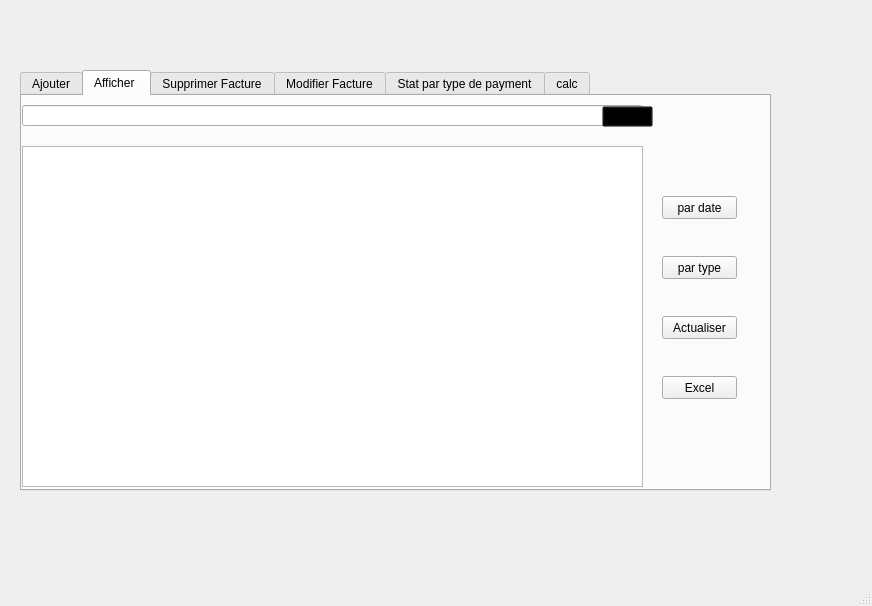
<?xml version="1.0" encoding="UTF-8"?>
<ui version="4.0">
 <class>MainWindow</class>
 <widget class="QMainWindow" name="MainWindow">
  <property name="geometry">
   <rect>
    <x>0</x>
    <y>0</y>
    <width>872</width>
    <height>606</height>
   </rect>
  </property>
  <property name="windowTitle">
   <string>MainWindow</string>
  </property>
  <widget class="QWidget" name="centralwidget">
   <widget class="QTabWidget" name="tabWidget">
    <property name="geometry">
     <rect>
      <x>20</x>
      <y>70</y>
      <width>751</width>
      <height>421</height>
     </rect>
    </property>
    <property name="currentIndex">
     <number>1</number>
    </property>
    <widget class="QWidget" name="tab">
     <attribute name="title">
      <string>Ajouter</string>
     </attribute>
     <widget class="QGroupBox" name="groupBox">
      <property name="geometry">
       <rect>
        <x>0</x>
        <y>0</y>
        <width>731</width>
        <height>391</height>
       </rect>
      </property>
      <property name="title">
       <string/>
      </property>
      <widget class="QLabel" name="label">
       <property name="geometry">
        <rect>
         <x>30</x>
         <y>40</y>
         <width>71</width>
         <height>16</height>
        </rect>
       </property>
       <property name="text">
        <string>Reféreance</string>
       </property>
      </widget>
      <widget class="QLineEdit" name="line_ref">
       <property name="geometry">
        <rect>
         <x>110</x>
         <y>40</y>
         <width>113</width>
         <height>20</height>
        </rect>
       </property>
      </widget>
      <widget class="QLabel" name="label_2">
       <property name="geometry">
        <rect>
         <x>30</x>
         <y>80</y>
         <width>61</width>
         <height>16</height>
        </rect>
       </property>
       <property name="text">
        <string>Type</string>
       </property>
      </widget>
      <widget class="QLineEdit" name="line_id">
       <property name="geometry">
        <rect>
         <x>140</x>
         <y>80</y>
         <width>41</width>
         <height>20</height>
        </rect>
       </property>
      </widget>
      <widget class="QLabel" name="label_3">
       <property name="geometry">
        <rect>
         <x>30</x>
         <y>120</y>
         <width>61</width>
         <height>16</height>
        </rect>
       </property>
       <property name="text">
        <string>Date</string>
       </property>
      </widget>
      <widget class="QLabel" name="label_4">
       <property name="geometry">
        <rect>
         <x>30</x>
         <y>160</y>
         <width>61</width>
         <height>16</height>
        </rect>
       </property>
       <property name="text">
        <string>Montant</string>
       </property>
      </widget>
      <widget class="QLineEdit" name="line_mont">
       <property name="geometry">
        <rect>
         <x>110</x>
         <y>160</y>
         <width>113</width>
         <height>20</height>
        </rect>
       </property>
      </widget>
      <widget class="QPushButton" name="ajout_button">
       <property name="geometry">
        <rect>
         <x>150</x>
         <y>240</y>
         <width>75</width>
         <height>23</height>
        </rect>
       </property>
       <property name="text">
        <string>Ajouter</string>
       </property>
      </widget>
      <widget class="QDateEdit" name="line_date2">
       <property name="geometry">
        <rect>
         <x>110</x>
         <y>120</y>
         <width>111</width>
         <height>22</height>
        </rect>
       </property>
      </widget>
      <widget class="QLineEdit" name="line_rem">
       <property name="geometry">
        <rect>
         <x>110</x>
         <y>200</y>
         <width>113</width>
         <height>20</height>
        </rect>
       </property>
       <property name="text">
        <string/>
       </property>
      </widget>
      <widget class="QLabel" name="label_10">
       <property name="geometry">
        <rect>
         <x>30</x>
         <y>200</y>
         <width>61</width>
         <height>16</height>
        </rect>
       </property>
       <property name="text">
        <string>Remise</string>
       </property>
      </widget>
      <widget class="QTableView" name="tableView222_2">
       <property name="geometry">
        <rect>
         <x>250</x>
         <y>0</y>
         <width>481</width>
         <height>391</height>
        </rect>
       </property>
      </widget>
      <widget class="QComboBox" name="type_comboBox">
       <property name="geometry">
        <rect>
         <x>110</x>
         <y>80</y>
         <width>111</width>
         <height>22</height>
        </rect>
       </property>
      </widget>
     </widget>
    </widget>
    <widget class="QWidget" name="tab_2">
     <attribute name="title">
      <string>Afficher </string>
     </attribute>
     <widget class="QTableView" name="table_facteur">
      <property name="geometry">
       <rect>
        <x>0</x>
        <y>50</y>
        <width>621</width>
        <height>341</height>
       </rect>
      </property>
     </widget>
     <widget class="QPushButton" name="pardate">
      <property name="geometry">
       <rect>
        <x>640</x>
        <y>100</y>
        <width>75</width>
        <height>23</height>
       </rect>
      </property>
      <property name="text">
       <string>par date</string>
      </property>
     </widget>
     <widget class="QPushButton" name="partype">
      <property name="geometry">
       <rect>
        <x>640</x>
        <y>160</y>
        <width>75</width>
        <height>23</height>
       </rect>
      </property>
      <property name="text">
       <string>par type</string>
      </property>
     </widget>
     <widget class="QPushButton" name="actualiser">
      <property name="geometry">
       <rect>
        <x>640</x>
        <y>220</y>
        <width>75</width>
        <height>23</height>
       </rect>
      </property>
      <property name="text">
       <string>Actualiser</string>
      </property>
     </widget>
     <widget class="QLineEdit" name="rech">
      <property name="geometry">
       <rect>
        <x>0</x>
        <y>9</y>
        <width>621</width>
        <height>21</height>
       </rect>
      </property>
     </widget>
     <widget class="QPushButton" name="recherche">
      <property name="geometry">
       <rect>
        <x>580</x>
        <y>10</y>
        <width>51</width>
        <height>21</height>
       </rect>
      </property>
      <property name="cursor">
       <cursorShape>ArrowCursor</cursorShape>
      </property>
      <property name="styleSheet">
       <string notr="true">    background: transparent;
</string>
      </property>
      <property name="text">
       <string/>
      </property>
      <property name="icon">
       <iconset>
        <normaloff>111.png</normaloff>111.png</iconset>
      </property>
      <property name="checkable">
       <bool>true</bool>
      </property>
      <property name="checked">
       <bool>false</bool>
      </property>
     </widget>
     <widget class="QPushButton" name="exel">
      <property name="geometry">
       <rect>
        <x>640</x>
        <y>280</y>
        <width>75</width>
        <height>23</height>
       </rect>
      </property>
      <property name="text">
       <string>Excel</string>
      </property>
     </widget>
    </widget>
    <widget class="QWidget" name="tab_3">
     <attribute name="title">
      <string>Supprimer Facture</string>
     </attribute>
     <widget class="QLabel" name="label_5">
      <property name="geometry">
       <rect>
        <x>30</x>
        <y>60</y>
        <width>61</width>
        <height>21</height>
       </rect>
      </property>
      <property name="text">
       <string>Référence</string>
      </property>
     </widget>
     <widget class="QLineEdit" name="line_idsupp">
      <property name="geometry">
       <rect>
        <x>110</x>
        <y>60</y>
        <width>113</width>
        <height>20</height>
       </rect>
      </property>
     </widget>
     <widget class="QPushButton" name="button_supp">
      <property name="geometry">
       <rect>
        <x>130</x>
        <y>120</y>
        <width>75</width>
        <height>23</height>
       </rect>
      </property>
      <property name="text">
       <string>Supprimer</string>
      </property>
     </widget>
     <widget class="QTableView" name="tableView222_3">
      <property name="geometry">
       <rect>
        <x>250</x>
        <y>0</y>
        <width>481</width>
        <height>391</height>
       </rect>
      </property>
     </widget>
     <widget class="QComboBox" name="ref_comboBox">
      <property name="geometry">
       <rect>
        <x>110</x>
        <y>60</y>
        <width>121</width>
        <height>22</height>
       </rect>
      </property>
     </widget>
    </widget>
    <widget class="QWidget" name="tab_4">
     <attribute name="title">
      <string>Modifier Facture</string>
     </attribute>
     <widget class="QLabel" name="label_6">
      <property name="geometry">
       <rect>
        <x>30</x>
        <y>80</y>
        <width>61</width>
        <height>16</height>
       </rect>
      </property>
      <property name="text">
       <string>Type</string>
      </property>
     </widget>
     <widget class="QLineEdit" name="line_id_modif">
      <property name="geometry">
       <rect>
        <x>142</x>
        <y>80</y>
        <width>51</width>
        <height>20</height>
       </rect>
      </property>
     </widget>
     <widget class="QDateEdit" name="line_date2_modif">
      <property name="geometry">
       <rect>
        <x>110</x>
        <y>120</y>
        <width>111</width>
        <height>22</height>
       </rect>
      </property>
     </widget>
     <widget class="QLineEdit" name="line_ref_modif">
      <property name="geometry">
       <rect>
        <x>110</x>
        <y>40</y>
        <width>113</width>
        <height>20</height>
       </rect>
      </property>
     </widget>
     <widget class="QPushButton" name="modifier_button">
      <property name="geometry">
       <rect>
        <x>150</x>
        <y>240</y>
        <width>75</width>
        <height>23</height>
       </rect>
      </property>
      <property name="text">
       <string>modifier</string>
      </property>
     </widget>
     <widget class="QLabel" name="label_7">
      <property name="geometry">
       <rect>
        <x>30</x>
        <y>160</y>
        <width>61</width>
        <height>16</height>
       </rect>
      </property>
      <property name="text">
       <string>Montant</string>
      </property>
     </widget>
     <widget class="QLineEdit" name="line_mont_modif">
      <property name="geometry">
       <rect>
        <x>110</x>
        <y>160</y>
        <width>113</width>
        <height>20</height>
       </rect>
      </property>
     </widget>
     <widget class="QLabel" name="label_8">
      <property name="geometry">
       <rect>
        <x>30</x>
        <y>40</y>
        <width>71</width>
        <height>16</height>
       </rect>
      </property>
      <property name="text">
       <string>Reféreance</string>
      </property>
     </widget>
     <widget class="QLabel" name="label_9">
      <property name="geometry">
       <rect>
        <x>30</x>
        <y>120</y>
        <width>61</width>
        <height>16</height>
       </rect>
      </property>
      <property name="text">
       <string>Date</string>
      </property>
     </widget>
     <widget class="QLineEdit" name="line_rem_modif">
      <property name="geometry">
       <rect>
        <x>110</x>
        <y>200</y>
        <width>113</width>
        <height>20</height>
       </rect>
      </property>
      <property name="text">
       <string/>
      </property>
     </widget>
     <widget class="QLabel" name="label_11">
      <property name="geometry">
       <rect>
        <x>30</x>
        <y>200</y>
        <width>61</width>
        <height>16</height>
       </rect>
      </property>
      <property name="text">
       <string>Remise</string>
      </property>
     </widget>
     <widget class="QTableView" name="tableView222">
      <property name="geometry">
       <rect>
        <x>250</x>
        <y>0</y>
        <width>481</width>
        <height>391</height>
       </rect>
      </property>
     </widget>
     <widget class="QComboBox" name="type_comboBox_2">
      <property name="geometry">
       <rect>
        <x>110</x>
        <y>80</y>
        <width>111</width>
        <height>22</height>
       </rect>
      </property>
     </widget>
     <widget class="QPushButton" name="clear">
      <property name="geometry">
       <rect>
        <x>150</x>
        <y>280</y>
        <width>75</width>
        <height>23</height>
       </rect>
      </property>
      <property name="text">
       <string>clear</string>
      </property>
     </widget>
    </widget>
    <widget class="QWidget" name="tab_5">
     <attribute name="title">
      <string>Stat par type de payment</string>
     </attribute>
     <widget class="PieChartWidget" name="widget" native="true">
      <property name="geometry">
       <rect>
        <x>19</x>
        <y>9</y>
        <width>701</width>
        <height>351</height>
       </rect>
      </property>
     </widget>
     <widget class="QPushButton" name="actualiser_stat">
      <property name="geometry">
       <rect>
        <x>340</x>
        <y>370</y>
        <width>75</width>
        <height>23</height>
       </rect>
      </property>
      <property name="text">
       <string>actualiser</string>
      </property>
     </widget>
    </widget>
    <widget class="QWidget" name="tab_6">
     <attribute name="title">
      <string>calc</string>
     </attribute>
     <widget class="QTableView" name="listView">
      <property name="geometry">
       <rect>
        <x>20</x>
        <y>20</y>
        <width>521</width>
        <height>351</height>
       </rect>
      </property>
     </widget>
     <widget class="QLineEdit" name="lineEdit_ref">
      <property name="geometry">
       <rect>
        <x>560</x>
        <y>60</y>
        <width>61</width>
        <height>20</height>
       </rect>
      </property>
     </widget>
     <widget class="QLineEdit" name="lineEdit_mont">
      <property name="geometry">
       <rect>
        <x>560</x>
        <y>140</y>
        <width>113</width>
        <height>20</height>
       </rect>
      </property>
     </widget>
     <widget class="QLineEdit" name="lineEdit_rem">
      <property name="geometry">
       <rect>
        <x>690</x>
        <y>140</y>
        <width>41</width>
        <height>20</height>
       </rect>
      </property>
     </widget>
     <widget class="QLineEdit" name="lineEdit_globe">
      <property name="geometry">
       <rect>
        <x>560</x>
        <y>210</y>
        <width>171</width>
        <height>20</height>
       </rect>
      </property>
     </widget>
     <widget class="QLabel" name="label_12">
      <property name="geometry">
       <rect>
        <x>560</x>
        <y>40</y>
        <width>81</width>
        <height>20</height>
       </rect>
      </property>
      <property name="text">
       <string>Refereance</string>
      </property>
     </widget>
     <widget class="QLabel" name="label_13">
      <property name="geometry">
       <rect>
        <x>560</x>
        <y>120</y>
        <width>61</width>
        <height>16</height>
       </rect>
      </property>
      <property name="text">
       <string>Montant</string>
      </property>
     </widget>
     <widget class="QLabel" name="label_14">
      <property name="geometry">
       <rect>
        <x>690</x>
        <y>120</y>
        <width>61</width>
        <height>16</height>
       </rect>
      </property>
      <property name="text">
       <string>Remise</string>
      </property>
     </widget>
     <widget class="QLabel" name="label_15">
      <property name="geometry">
       <rect>
        <x>560</x>
        <y>190</y>
        <width>141</width>
        <height>16</height>
       </rect>
      </property>
      <property name="text">
       <string>Montant aprés remise (TTC)</string>
      </property>
     </widget>
    </widget>
   </widget>
  </widget>
  <widget class="QMenuBar" name="menubar">
   <property name="geometry">
    <rect>
     <x>0</x>
     <y>0</y>
     <width>872</width>
     <height>22</height>
    </rect>
   </property>
  </widget>
  <widget class="QStatusBar" name="statusbar"/>
 </widget>
 <customwidgets>
  <customwidget>
   <class>PieChartWidget</class>
   <extends>QWidget</extends>
   <header>piechartwidget.h</header>
   <container>1</container>
  </customwidget>
 </customwidgets>
 <resources/>
 <connections/>
</ui>
